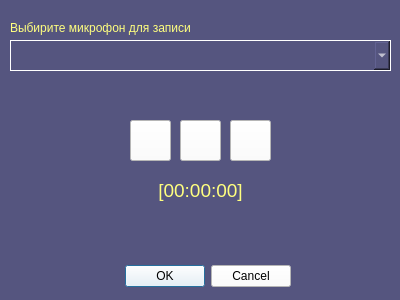
<?xml version="1.0" encoding="UTF-8"?>
<ui version="4.0">
 <class>Dialog</class>
 <widget class="QDialog" name="Dialog">
  <property name="geometry">
   <rect>
    <x>0</x>
    <y>0</y>
    <width>400</width>
    <height>300</height>
   </rect>
  </property>
  <property name="windowTitle">
   <string>Выбор микрофона</string>
  </property>
  <property name="windowIcon">
   <iconset>
    <normaloff>../IMG/icon.png</normaloff>../IMG/icon.png</iconset>
  </property>
  <property name="styleSheet">
   <string notr="true">background-color: rgb(85, 85, 127);</string>
  </property>
  <widget class="QDialogButtonBox" name="buttonBox">
   <property name="geometry">
    <rect>
     <x>100</x>
     <y>260</y>
     <width>191</width>
     <height>32</height>
    </rect>
   </property>
   <property name="cursor">
    <cursorShape>PointingHandCursor</cursorShape>
   </property>
   <property name="styleSheet">
    <string notr="true">background-color: rgb(255, 255, 255);</string>
   </property>
   <property name="orientation">
    <enum>Qt::Horizontal</enum>
   </property>
   <property name="standardButtons">
    <set>QDialogButtonBox::Cancel|QDialogButtonBox::Ok</set>
   </property>
   <property name="centerButtons">
    <bool>false</bool>
   </property>
  </widget>
  <widget class="QComboBox" name="microplace">
   <property name="geometry">
    <rect>
     <x>10</x>
     <y>40</y>
     <width>381</width>
     <height>31</height>
    </rect>
   </property>
   <property name="font">
    <font>
     <weight>50</weight>
     <bold>false</bold>
    </font>
   </property>
   <property name="styleSheet">
    <string notr="true">QComboBox {
	border: 1px solid white;
	color: white;
}</string>
   </property>
  </widget>
  <widget class="QLabel" name="label_4">
   <property name="geometry">
    <rect>
     <x>10</x>
     <y>20</y>
     <width>371</width>
     <height>16</height>
    </rect>
   </property>
   <property name="styleSheet">
    <string notr="true">color: rgb(255, 255, 127)</string>
   </property>
   <property name="text">
    <string>Выбирите микрофон для записи</string>
   </property>
  </widget>
  <widget class="QLabel" name="time">
   <property name="geometry">
    <rect>
     <x>140</x>
     <y>170</y>
     <width>121</width>
     <height>41</height>
    </rect>
   </property>
   <property name="font">
    <font>
     <pointsize>14</pointsize>
    </font>
   </property>
   <property name="styleSheet">
    <string notr="true">color: rgb(255, 255, 127)</string>
   </property>
   <property name="text">
    <string>[00:00:00]</string>
   </property>
   <property name="alignment">
    <set>Qt::AlignCenter</set>
   </property>
  </widget>
  <widget class="QPushButton" name="play">
   <property name="geometry">
    <rect>
     <x>230</x>
     <y>120</y>
     <width>41</width>
     <height>41</height>
    </rect>
   </property>
   <property name="cursor">
    <cursorShape>PointingHandCursor</cursorShape>
   </property>
   <property name="toolTip">
    <string>Воспроизвести звук</string>
   </property>
   <property name="styleSheet">
    <string notr="true">background-color: rgb(255, 255, 255);</string>
   </property>
   <property name="text">
    <string/>
   </property>
   <property name="icon">
    <iconset>
     <normaloff>../IMG/play_sound.png</normaloff>../IMG/play_sound.png</iconset>
   </property>
   <property name="iconSize">
    <size>
     <width>36</width>
     <height>36</height>
    </size>
   </property>
  </widget>
  <widget class="QPushButton" name="stop">
   <property name="geometry">
    <rect>
     <x>180</x>
     <y>120</y>
     <width>41</width>
     <height>41</height>
    </rect>
   </property>
   <property name="cursor">
    <cursorShape>PointingHandCursor</cursorShape>
   </property>
   <property name="toolTip">
    <string>Закончить запись</string>
   </property>
   <property name="styleSheet">
    <string notr="true">background-color: rgb(255, 255, 255);</string>
   </property>
   <property name="text">
    <string/>
   </property>
   <property name="icon">
    <iconset>
     <normaloff>../IMG/stop.png</normaloff>../IMG/stop.png</iconset>
   </property>
   <property name="iconSize">
    <size>
     <width>36</width>
     <height>36</height>
    </size>
   </property>
  </widget>
  <widget class="QPushButton" name="record">
   <property name="geometry">
    <rect>
     <x>130</x>
     <y>120</y>
     <width>41</width>
     <height>41</height>
    </rect>
   </property>
   <property name="cursor">
    <cursorShape>PointingHandCursor</cursorShape>
   </property>
   <property name="toolTip">
    <string>Тестовая запись</string>
   </property>
   <property name="styleSheet">
    <string notr="true">background-color: rgb(255, 255, 255);</string>
   </property>
   <property name="text">
    <string/>
   </property>
   <property name="icon">
    <iconset>
     <normaloff>../IMG/record_sound.png</normaloff>../IMG/record_sound.png</iconset>
   </property>
   <property name="iconSize">
    <size>
     <width>36</width>
     <height>36</height>
    </size>
   </property>
  </widget>
 </widget>
 <resources/>
 <connections>
  <connection>
   <sender>buttonBox</sender>
   <signal>accepted()</signal>
   <receiver>Dialog</receiver>
   <slot>accept()</slot>
   <hints>
    <hint type="sourcelabel">
     <x>248</x>
     <y>254</y>
    </hint>
    <hint type="destinationlabel">
     <x>157</x>
     <y>274</y>
    </hint>
   </hints>
  </connection>
  <connection>
   <sender>buttonBox</sender>
   <signal>rejected()</signal>
   <receiver>Dialog</receiver>
   <slot>reject()</slot>
   <hints>
    <hint type="sourcelabel">
     <x>316</x>
     <y>260</y>
    </hint>
    <hint type="destinationlabel">
     <x>286</x>
     <y>274</y>
    </hint>
   </hints>
  </connection>
 </connections>
</ui>
